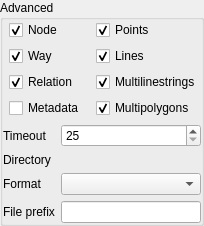
              <widget class="QgsCollapsibleGroupBox" name="advanced_qq">
               <property name="title">
                <string>Advanced</string>
               </property>
               <property name="checked">
                <bool>false</bool>
               </property>
               <property name="collapsed">
                <bool>false</bool>
               </property>
               <layout class="QVBoxLayout" name="verticalLayout_17">
                <property name="leftMargin">
                 <number>0</number>
                </property>
                <property name="topMargin">
                 <number>0</number>
                </property>
                <property name="rightMargin">
                 <number>0</number>
                </property>
                <property name="bottomMargin">
                 <number>0</number>
                </property>
                <item>
                 <layout class="QHBoxLayout" name="horizontalLayout_27">
                  <item>
                   <layout class="QFormLayout" name="formLayout_6">
                    <item row="0" column="1">
                     <widget class="QCheckBox" name="checkbox_node">
                      <property name="text">
                       <string>Node</string>
                      </property>
                      <property name="checked">
                       <bool>true</bool>
                      </property>
                     </widget>
                    </item>
                    <item row="1" column="1">
                     <widget class="QCheckBox" name="checkbox_way">
                      <property name="text">
                       <string>Way</string>
                      </property>
                      <property name="checked">
                       <bool>true</bool>
                      </property>
                     </widget>
                    </item>
                    <item row="2" column="1">
                     <widget class="QCheckBox" name="checkbox_relation">
                      <property name="text">
                       <string>Relation</string>
                      </property>
                      <property name="checked">
                       <bool>true</bool>
                      </property>
                     </widget>
                    </item>
                    <item row="3" column="1">
                     <widget class="QCheckBox" name="checkbox_meta">
                      <property name="text">
                       <string>Metadata</string>
                      </property>
                     </widget>
                    </item>
                   </layout>
                  </item>
                  <item>
                   <layout class="QFormLayout" name="formLayout_7">
                    <item row="0" column="1">
                     <widget class="QCheckBox" name="checkbox_points_qq">
                      <property name="text">
                       <string>Points</string>
                      </property>
                      <property name="checked">
                       <bool>true</bool>
                      </property>
                     </widget>
                    </item>
                    <item row="2" column="1">
                     <widget class="QCheckBox" name="checkbox_multilinestrings_qq">
                      <property name="text">
                       <string>Multilinestrings</string>
                      </property>
                      <property name="checked">
                       <bool>true</bool>
                      </property>
                     </widget>
                    </item>
                    <item row="1" column="1">
                     <widget class="QCheckBox" name="checkbox_lines_qq">
                      <property name="text">
                       <string>Lines</string>
                      </property>
                      <property name="checked">
                       <bool>true</bool>
                      </property>
                     </widget>
                    </item>
                    <item row="3" column="1">
                     <widget class="QCheckBox" name="checkbox_multipolygons_qq">
                      <property name="text">
                       <string>Multipolygons</string>
                      </property>
                      <property name="checked">
                       <bool>true</bool>
                      </property>
                     </widget>
                    </item>
                   </layout>
                  </item>
                 </layout>
                </item>
                <item>
                 <layout class="QFormLayout" name="formLayout_8">
                  <item row="0" column="0">
                   <widget class="QLabel" name="label_50">
                    <property name="text">
                     <string>Timeout</string>
                    </property>
                   </widget>
                  </item>
                  <item row="0" column="1">
                   <widget class="QSpinBox" name="spin_timeout">
                    <property name="buttonSymbols">
                     <enum>QAbstractSpinBox::UpDownArrows</enum>
                    </property>
                    <property name="minimum">
                     <number>25</number>
                    </property>
                    <property name="maximum">
                     <number>2000</number>
                    </property>
                    <property name="singleStep">
                     <number>25</number>
                    </property>
                   </widget>
                  </item>
                  <item row="1" column="0">
                   <widget class="QLabel" name="label_51">
                    <property name="text">
                     <string>Directory</string>
                    </property>
                   </widget>
                  </item>
                  <item row="1" column="1">
                   <widget class="QgsFileWidget" name="output_directory_qq"/>
                  </item>
                  <item row="3" column="0">
                   <widget class="QLabel" name="label_52">
                    <property name="text">
                     <string>File prefix</string>
                    </property>
                   </widget>
                  </item>
                  <item row="3" column="1">
                   <widget class="QLineEdit" name="line_file_prefix_qq"/>
                  </item>
                  <item row="2" column="1">
                   <widget class="QComboBox" name="combo_format_qq">
                    <property name="sizeAdjustPolicy">
                     <enum>QComboBox::AdjustToContents</enum>
                    </property>
                   </widget>
                  </item>
                  <item row="2" column="0">
                   <widget class="QLabel" name="label_47">
                    <property name="text">
                     <string>Format</string>
                    </property>
                   </widget>
                  </item>
                 </layout>
                </item>
               </layout>
              </widget>
